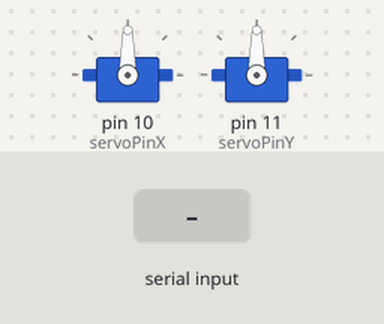
The sketch below on a simulated Arduino Uno, built with avr-gcc and run on an emulated ATmega328P. On the bench: 2 × servo. The inputs (shaded band) are chosen by the test bench.

Above: at 1.2 s.
1.3 s: "90,45\n" received over the second serial link
At 1.51 s:
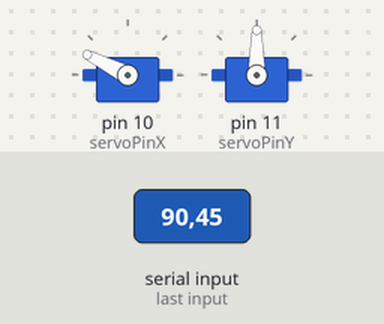
3.1 s: "30,150\n" received over the second serial link
At 3.31 s:
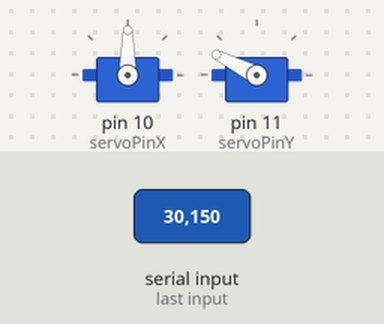
4.8 s: "200\n" received over the second serial link
At 5.4 s:
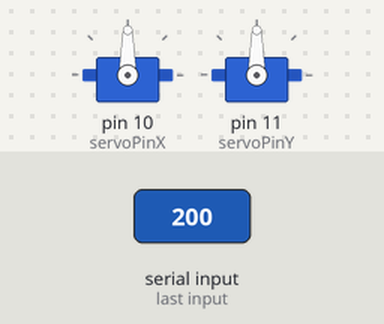
Timing chart, 0 to 7.8 s (numbered marks = the images above; inputs shaded):
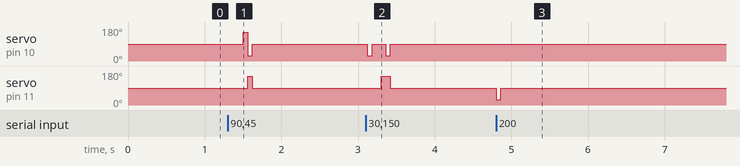

Measured:
- after the input at 1.3 s, servo on pin 10 (servoPinX): 90° → 153° after 0.20 s, → 27° 0.06 s later, → 90° 0.06 s later; servo on pin 11 (servoPinY): 90° → 153° after 0.26 s, → 90° 0.06 s later
- after the input at 3.1 s, servo on pin 10 (servoPinX): alternates 90° for 0.18 s and 27° for 0.06 s, 4 changes in all, then stays 90°, starting at once; servo on pin 11 (servoPinY): 90° → 153° after 0.20 s, → 90° 0.12 s later
- after the input at 4.8 s, servo on pin 11 (servoPinY): 90° → 27° at once, → 90° 0.06 s later

The sketch:

code_proto.ino
```cpp
#include <Servo.h>
#include <SoftwareSerial.h>

#define servoPinX 10
#define servoPinY 11

typedef struct {
  int x;
  int y;
} coord;

Servo servoX;
Servo servoY;
SoftwareSerial hc05Serial(3, 4); //RX, TX

//Proto LEGO
//float speedRatioX = 0.95;
//float speedRatioY = -0.95;

//Proto 3D
float speedRatioX = 0.70;
float speedRatioY = 0.70;

coord movements[] = {
  {90, 90},   // Neutre
  {90, 180},    // Avancer
  {90, 0},  // Reculer
  {0, 90},    // Gauche
  {180, 90},  // Droite
  {0, 180},    // Diagonale NO
  {180, 180},  // Diagonale NE
  {0, 0},    // Diagonale SO
  {180, 0},  // Diagonale SE
};

void setup() {
  hc05Serial.begin(38400);
  servoX.attach(servoPinX);
  servoY.attach(servoPinY);
  Serial.begin(115200);
}

void loop() {

  // Commande recu
  if (hc05Serial.available()) {

    int cmd = hc05Serial.read();
    // Convertion ASCII vers décimal
    if (cmd >= 48 && cmd <= 57) {
      cmd = cmd - 48;
    } else {
      cmd = 0;
    }

    // Cas fonctionnement commande ponctuelle
    if (cmd >= 0 && cmd <= 8) {
      float x = (movements[cmd].x - 90) * speedRatioX + 90;
      float y = (movements[cmd].y - 90) * speedRatioY + 90;
      servoX.write(x);
      servoY.write(y);
    }    // Si commande non reconnu => position neutre par sécurité
    else {
      servoX.write(movements[0].x);
      servoY.write(movements[0].y);
    }


  }
  delay(60);
}
```
